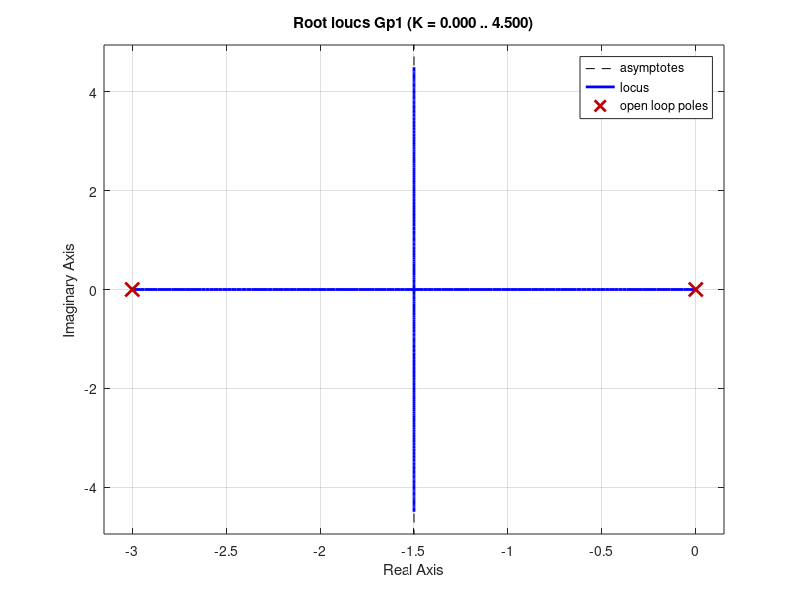
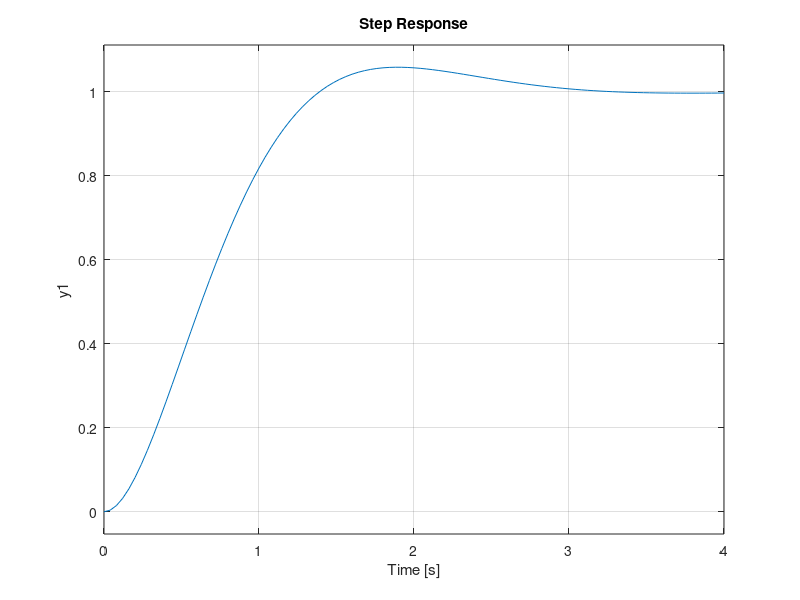

Write the MATLAB code that produced these figures, in order. (Note: this script raises an error after producing the figures.)
close all; clear;
%% Punto 1
Gp1=tf(5,[1 3 0])
Gp1f=feedback(Gp1,1)
[wn zeta p]=damp(Gp1f);
p=max(p(p~=0))
figure()
rlocus(Gp1)
figure()
step(Gp1f)
%% Compensador de atraso
syms x
[num, den] = tfdata(Gp1, 'v');
H_x = poly2sym(num, x) / poly2sym(den, x);
Kvo=double(limit(H_x*x,"x",0))
display("Tiene un error estacionario de: "+num2str(100/Kvo)+"%")
syms B T
Kc=1;
Kv=50 % Del error deseado
atras= Kc*B*((T*x+1)/(B*T*x+1));
eq=Kv==limit(x*H_x*atras,"x",0)
B=double(solve(eq,B)) 
Zc=-0.1;
Pc=Zc/B;
GcA=(x-Zc)/(x-Pc)
%% Calculo de K
Kc=1/(H_x*GcA)
Kc=subs(Kc,p)
Kc=double(norm(Kc))
Zceval=subs((x+Zc),p);
Pceval=subs((x+Pc),p);
fase=-double(rad2deg(atan(imag(Zceval)/real(Zceval))-atan(imag(Pceval)/real(Pceval))))
GcA=tf(Kc*[1 -Zc],[1 -Pc])
%% Evaluación
Gp1f=Gp1*GcA
Gp1ff=feedback(Gp1f,1)
[num, den] = tfdata(Gp1f, 'v');
H_x = poly2sym(num, x) / poly2sym(den, x);
Kv=double(limit(H_x*x,"x",0))
display("Tiene un nuevo error estacionario de: "+num2str(100/Kv)+"%")
%% Graficos
figure()
rlocus(Gp1f)
figure()
step(Gp1ff)
damp(Gp1ff)
%% Comparación
t=0:1:10;
figure()
sgtitle("Comparación de las respuestas en el proceso de diseño")
subplot(2,1,1)
rampa(Gp1f,t)
title("Respuesta a la rampa sistema original")
subplot(2,1,2)
rampa(Gp1ff,t)
title("Respuesta a la rampa compensador de atraso")

figure()
sgtitle("Comparación de las ramas a medida del proceso de diseño")
subplot(2,1,1)
rlocus(Gp1)
title("LGR inicial")
subplot(2,1,2)
rlocus(Gp1f)
title("LGR con compensador de atraso")

figure()
sgtitle("Comparación de las respuestas en el proceso de diseño")
subplot(2,1,1)
step(Gp1f)
title("Respuesta a escalón sistema original")
subplot(2,1,2)
step(Gp1ff)
title("Respuesta a escalón compensador de atraso")

figure()
sgtitle("Comparación de las respuestas en el proceso de diseño")
subplot(2,1,1)
impulse(Gp1f)
title("Respuesta a impulso sistema original")
subplot(2,1,2)
impulse(Gp1ff)
title("Respuesta a impulso compensador de atraso")


%% Punto 2
Gp2=tf(10,[2 11 12 0])
G2a=10/(2*x^3+11*x^2+12*x)
wn=3;
zeta=0.7;
p=roots([1 2*wn*zeta wn^2])
p=p(1)
%% Diseño del compensador
theta=double(phase(subs(G2a,p)))
theta_g=rad2deg(theta)
b=phase(p)
ad_r=pi-theta
ad_g=180-theta_g
display("Se necesita hacer una adelanto de: " +num2str(ad_g))
%% Metodo bisectriz
pP=(b/2)-(ad_r/2);
pZ=(b/2)+(ad_r/2);
P=norm(real(p))+(imag(p)/tan(p));
Z=norm(real(p))+(imag(p)/tan(p));
%% Calculo de K
Gc=(x-Z)/(x-P);
K=1/(Gc*Gp2);
K=subs(K,p);
K=double(norm(K))
%% Evaluacion del compensador
Gcs=tf(K*[1 Z],[1 P])
Gt=Gp2*Gcs
Gtf=feedback(Gt,1)
damp(Gtf)
figure()
rlocus(Gt)
figure()
step(Gtf)

%% Punto 3
Gp3=tf([10 0.5],[1 0.1 4 0])
Gp3f=feedback(Gp3,1)
damp(Gp3)
figure()
rlocus(Gp3)
figure()
step(Gp3f)
%% Diseño compensador de adelanto
pd=-2+2*sqrt(3)*1i;
Ga3=(10*x+0.5)/(x*(x^2+0.1*x+4))
theta=double(phase(subs(Ga3,pd)))
theta_g=rad2deg(theta)
b=phase(pd)
ad_r=pi-theta
ad_g=180-theta_g
display("Se necesita hacer una adelanto de: " +num2str(ad_g))
%% Metodo bisectriz
pP=(b/2)-(ad_r/2);
pZ=(b/2)+(ad_r/2);
P=norm(real(pd))+(imag(pd)/tan(pP));
Z=norm(real(pd))+(imag(pd)/tan(pZ));
%% Calculo de K
Gc=(x-Z)/(x-P);
K=1/(Gc*Ga3);
K=subs(K,pd);
K=double(norm(K))
%% Evaluacion del compensador
Gcs=tf(K*[1 Z],[1 P])
Gt=Gp3*Gcs
Gtf=feedback(Gt,1)
damp(Gtf)
figure()
rlocus(Gt)
figure()
step(Gtf)
%% diseño del compensador de atraso
[num, den] = tfdata(Gt, 'v');
H_x = poly2sym(num, x) / poly2sym(den, x);
Kvo=double(limit(H_x*x,"x",0))
display("Tiene un error estacionario de: "+num2str(100/Kvo)+"%")
syms B T
Kc=1;
Kv=1/0.03 % Del error deseado
atras= Kc*B*((T*x+1)/(B*T*x+1));
eq=Kv==limit(x*H_x*atras,"x",0)
B=double(solve(eq,B)) 
Zc=-0.1;
Pc=Zc/B;
GcA=(x-Zc)/(x-Pc)
%% Calculo de K
Kc=1/(H_x*GcA);
Kc=subs(Kc,pd);
Kc=double(norm(Kc))
Zceval=subs((x+Zc),pd);
Pceval=subs((x+Pc),pd);
fase=-double(rad2deg(atan(imag(Zceval)/real(Zceval))-atan(imag(Pceval)/real(Pceval))))
GcA=tf(Kc*[1 -Zc],[1 -Pc])
%% Adición de los compensadores y evaluación final
Gtf2=Gt*GcA
Gtff=feedback(Gtf2,1)
[num, den] = tfdata(Gtf2, 'v');
H_x = poly2sym(num, x) / poly2sym(den, x);
Kv=double(limit(H_x*x,"x",0))
display("Tiene un nuevo error estacionario de: "+num2str(100/Kv)+"%")
figure()
step(Gtff)
damp(Gtff)
figure()
pzmap(Gtff)
figure()
rlocus(Gtf2)
%% Graficos de comparación
figure()
sgtitle("Comparación de las ramas a medida del proceso de diseño")
subplot(3,1,1)
rlocus(Gp3)
title("LGR inicial")
subplot(3,1,2)
rlocus(Gt)
title("LGR luego del compensador de adelanto")
subplot(3,1,3)
rlocus(Gtf2)
title("LGR luego del compensador de adelanto y atraso")

figure()
sgtitle("Comparación de las respuestas en el proceso de diseño")
subplot(3,1,1)
step(Gp3f)
title("Respuesta al escalón sistema original")
subplot(3,1,2)
step(Gtf)
title("Respuesta al escalón compensador de adelanto")
subplot(3,1,3)
step(Gtff)
title("Respuesta al escalón compensador de adelanto y atraso")

t=0:1:200;
figure()
sgtitle("Comparación de las respuestas en el proceso de diseño")
subplot(3,1,1)
rampa(Gp3f,t)
title("Respuesta a la rampa sistema original")
subplot(3,1,2)
rampa(Gtf,t)
title("Respuesta a la rampa compensador de adelanto")
subplot(3,1,3)
rampa(Gtff,t)
title("Respuesta a la rampa compensador de adelanto y atraso")
%% rtoools
%%rltool(Gt)
function rampa(H,t)
s=lsim(H,t,t);
plot(t,s)
hold on
plot(t,t)
title("Ramp response")
xlabel("Time(seconds)")
ylabel("Amplitude")
legend("Respuesta a la rampa","Rampa")
end
